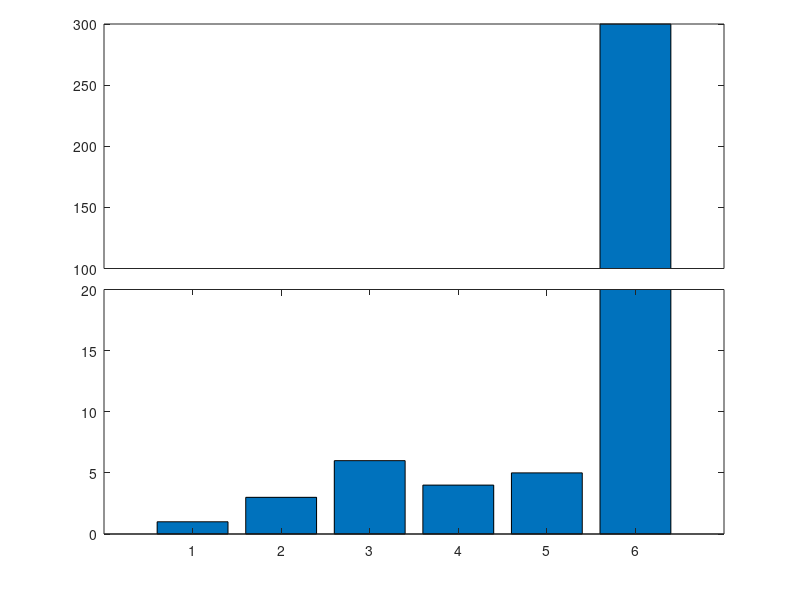

MATLAB code for this plot:
a=[1 3 6 4 5 300];

ylim1=[0 20];
ylim2=[100 300];
xlim=[0 length(a)+1];

% retrieve your default axis pos
clf;
p0=get(gca,'position')
delete(gcf);

% create axis1
%a1=axes('position',[p0(1) p0(2) p0(3)/2-.025 p0(4)]);
a1=axes('position',[p0(1) p0(2) p0(3) p0(4)/2]);
%a2=axes('position',[p0(1) p0(4)/2+.145 p0(3) p0(4)/2])
%barh(a);
bar(a);
set(a1,'ylim',ylim1);
%set(a2,'xlim',xlim,'ylim',ylim2);
%set(a2,'xtick',[]);
%box off;

% create axis2
%a2=axes('position',[p0(1)+p0(3)/2+.025 p0(2) p0(3)/2-.025 p0(4)]);
%a2=axes('position',[p0(1) p0(4)/2+.145 p0(3) p0(4)/2])
a2=axes('position',[p0(1) p0(4)/2+.145 p0(3) p0(4)/2])
%barh(a);
bar(a);

%set(a1,'ylim',ylim1);
set(a2,'xlim',xlim,'ylim',ylim2);
set(a2,'xtick',[]);
%set(a2,'xcolor',get(a2,'color'));
%box off

%%%%%%%%%%%%%%%% plotting %%%%%%%%%%%%%%%%%%%%%
output = "break_axis";

%figure;
saveas(1, strcat(output, ".png"));

%box off
